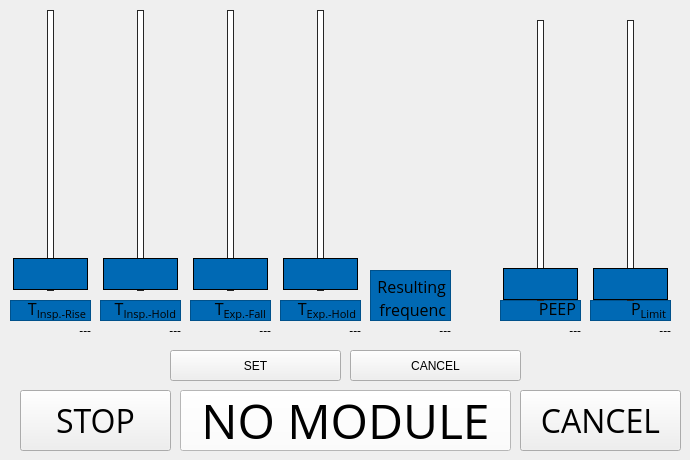
     <widget class="QWidget" name="MedSettings_tab">
      <property name="sizePolicy">
       <sizepolicy hsizetype="Expanding" vsizetype="Expanding">
        <horstretch>0</horstretch>
        <verstretch>0</verstretch>
       </sizepolicy>
      </property>
      <property name="styleSheet">
       <string notr="true">border-radius: 3px;
Background-color: #1491CC;
border: 1px solid black;

/*QLabel{ border-radius: 3px;
Background-color: #1491CC;
border: 1px solid black;}

</string>
      </property>
      <attribute name="icon">
       <iconset>
        <normaloff>resources/MedSettings.svg</normaloff>resources/MedSettings.svg</iconset>
      </attribute>
      <attribute name="title">
       <string/>
      </attribute>
      <widget class="QPushButton" name="CancelMedSettingsButton">
       <property name="enabled">
        <bool>true</bool>
       </property>
       <property name="geometry">
        <rect>
         <x>350</x>
         <y>350</y>
         <width>171</width>
         <height>31</height>
        </rect>
       </property>
       <property name="text">
        <string>CANCEL</string>
       </property>
      </widget>
      <widget class="QPushButton" name="SetMedSettingsButton">
       <property name="enabled">
        <bool>true</bool>
       </property>
       <property name="geometry">
        <rect>
         <x>170</x>
         <y>350</y>
         <width>171</width>
         <height>31</height>
        </rect>
       </property>
       <property name="text">
        <string>SET</string>
       </property>
      </widget>
      <widget class="QSlider" name="SliderTInspRise">
       <property name="geometry">
        <rect>
         <x>10</x>
         <y>10</y>
         <width>81</width>
         <height>281</height>
        </rect>
       </property>
       <property name="styleSheet">
        <string notr="true">.QSlider {
}

.QSlider::groove:vertical {
    border: 1px solid #262626;
    width: 5px;
  	 background: rgb(255, 255, 255) ;
    margin: 0 12px;
}

.QSlider::handle:vertical {
    background: rgb(0, 105, 180);
    border: 1px solid rgb(0, 0, 0);
    height: 30px;
    margin: -0px -35px;
}</string>
       </property>
       <property name="maximum">
        <number>1000</number>
       </property>
       <property name="orientation">
        <enum>Qt::Vertical</enum>
       </property>
      </widget>
      <widget class="QTextBrowser" name="PinspText_3">
       <property name="geometry">
        <rect>
         <x>10</x>
         <y>300</y>
         <width>81</width>
         <height>21</height>
        </rect>
       </property>
       <property name="font">
        <font>
         <family>Open Sans</family>
         <pointsize>12</pointsize>
        </font>
       </property>
       <property name="styleSheet">
        <string notr="true">Background-color: rgb(0, 105, 180)</string>
       </property>
       <property name="verticalScrollBarPolicy">
        <enum>Qt::ScrollBarAlwaysOff</enum>
       </property>
       <property name="horizontalScrollBarPolicy">
        <enum>Qt::ScrollBarAlwaysOff</enum>
       </property>
       <property name="undoRedoEnabled">
        <bool>false</bool>
       </property>
       <property name="html">
        <string>&lt;!DOCTYPE HTML PUBLIC &quot;-//W3C//DTD HTML 4.0//EN&quot; &quot;http://www.w3.org/TR/REC-html40/strict.dtd&quot;&gt;
&lt;html&gt;&lt;head&gt;&lt;meta name=&quot;qrichtext&quot; content=&quot;1&quot; /&gt;&lt;style type=&quot;text/css&quot;&gt;
p, li { white-space: pre-wrap; }
&lt;/style&gt;&lt;/head&gt;&lt;body style=&quot; font-family:'Open Sans'; font-size:12pt; font-weight:400; font-style:normal;&quot;&gt;
&lt;p align=&quot;right&quot; style=&quot; margin-top:0px; margin-bottom:0px; margin-left:0px; margin-right:0px; -qt-block-indent:0; text-indent:0px;&quot;&gt;T&lt;span style=&quot; vertical-align:sub;&quot;&gt;Insp.-Rise&lt;/span&gt;&lt;/p&gt;
&lt;p align=&quot;right&quot; style=&quot;-qt-paragraph-type:empty; margin-top:0px; margin-bottom:0px; margin-left:0px; margin-right:0px; -qt-block-indent:0; text-indent:0px; vertical-align:sub;&quot;&gt;&lt;br /&gt;&lt;/p&gt;&lt;/body&gt;&lt;/html&gt;</string>
       </property>
       <property name="overwriteMode">
        <bool>false</bool>
       </property>
      </widget>
      <widget class="QTextBrowser" name="fText_3">
       <property name="geometry">
        <rect>
         <x>590</x>
         <y>300</y>
         <width>81</width>
         <height>21</height>
        </rect>
       </property>
       <property name="font">
        <font>
         <family>Open Sans</family>
         <pointsize>12</pointsize>
        </font>
       </property>
       <property name="styleSheet">
        <string notr="true">Background-color: rgb(0, 105, 180)</string>
       </property>
       <property name="verticalScrollBarPolicy">
        <enum>Qt::ScrollBarAlwaysOff</enum>
       </property>
       <property name="horizontalScrollBarPolicy">
        <enum>Qt::ScrollBarAlwaysOff</enum>
       </property>
       <property name="undoRedoEnabled">
        <bool>false</bool>
       </property>
       <property name="html">
        <string>&lt;!DOCTYPE HTML PUBLIC &quot;-//W3C//DTD HTML 4.0//EN&quot; &quot;http://www.w3.org/TR/REC-html40/strict.dtd&quot;&gt;
&lt;html&gt;&lt;head&gt;&lt;meta name=&quot;qrichtext&quot; content=&quot;1&quot; /&gt;&lt;style type=&quot;text/css&quot;&gt;
p, li { white-space: pre-wrap; }
&lt;/style&gt;&lt;/head&gt;&lt;body style=&quot; font-family:'Open Sans'; font-size:12pt; font-weight:400; font-style:normal;&quot;&gt;
&lt;p align=&quot;right&quot; style=&quot; margin-top:0px; margin-bottom:0px; margin-left:0px; margin-right:0px; -qt-block-indent:0; text-indent:0px;&quot;&gt;P&lt;span style=&quot; vertical-align:sub;&quot;&gt;Limit&lt;/span&gt;&lt;/p&gt;
&lt;p align=&quot;right&quot; style=&quot;-qt-paragraph-type:empty; margin-top:0px; margin-bottom:0px; margin-left:0px; margin-right:0px; -qt-block-indent:0; text-indent:0px; vertical-align:sub;&quot;&gt;&lt;br /&gt;&lt;/p&gt;&lt;/body&gt;&lt;/html&gt;</string>
       </property>
       <property name="overwriteMode">
        <bool>false</bool>
       </property>
      </widget>
      <widget class="QTextBrowser" name="TInspText_3">
       <property name="geometry">
        <rect>
         <x>190</x>
         <y>300</y>
         <width>81</width>
         <height>21</height>
        </rect>
       </property>
       <property name="font">
        <font>
         <family>Open Sans</family>
         <pointsize>12</pointsize>
        </font>
       </property>
       <property name="styleSheet">
        <string notr="true">Background-color: rgb(0, 105, 180)</string>
       </property>
       <property name="verticalScrollBarPolicy">
        <enum>Qt::ScrollBarAlwaysOff</enum>
       </property>
       <property name="horizontalScrollBarPolicy">
        <enum>Qt::ScrollBarAlwaysOff</enum>
       </property>
       <property name="undoRedoEnabled">
        <bool>false</bool>
       </property>
       <property name="html">
        <string>&lt;!DOCTYPE HTML PUBLIC &quot;-//W3C//DTD HTML 4.0//EN&quot; &quot;http://www.w3.org/TR/REC-html40/strict.dtd&quot;&gt;
&lt;html&gt;&lt;head&gt;&lt;meta name=&quot;qrichtext&quot; content=&quot;1&quot; /&gt;&lt;style type=&quot;text/css&quot;&gt;
p, li { white-space: pre-wrap; }
&lt;/style&gt;&lt;/head&gt;&lt;body style=&quot; font-family:'Open Sans'; font-size:12pt; font-weight:400; font-style:normal;&quot;&gt;
&lt;p align=&quot;right&quot; style=&quot; margin-top:0px; margin-bottom:0px; margin-left:0px; margin-right:0px; -qt-block-indent:0; text-indent:0px;&quot;&gt;&lt;span style=&quot; font-family:'MS Shell Dlg 2';&quot;&gt;T&lt;/span&gt;&lt;span style=&quot; font-family:'MS Shell Dlg 2'; vertical-align:sub;&quot;&gt;Exp.-Fall&lt;/span&gt;&lt;/p&gt;&lt;/body&gt;&lt;/html&gt;</string>
       </property>
       <property name="overwriteMode">
        <bool>false</bool>
       </property>
      </widget>
      <widget class="QTextBrowser" name="PLimitText_3">
       <property name="geometry">
        <rect>
         <x>100</x>
         <y>300</y>
         <width>81</width>
         <height>21</height>
        </rect>
       </property>
       <property name="font">
        <font>
         <family>Open Sans</family>
         <pointsize>12</pointsize>
        </font>
       </property>
       <property name="styleSheet">
        <string notr="true">Background-color: rgb(0, 105, 180)</string>
       </property>
       <property name="verticalScrollBarPolicy">
        <enum>Qt::ScrollBarAlwaysOff</enum>
       </property>
       <property name="horizontalScrollBarPolicy">
        <enum>Qt::ScrollBarAlwaysOff</enum>
       </property>
       <property name="undoRedoEnabled">
        <bool>false</bool>
       </property>
       <property name="html">
        <string>&lt;!DOCTYPE HTML PUBLIC &quot;-//W3C//DTD HTML 4.0//EN&quot; &quot;http://www.w3.org/TR/REC-html40/strict.dtd&quot;&gt;
&lt;html&gt;&lt;head&gt;&lt;meta name=&quot;qrichtext&quot; content=&quot;1&quot; /&gt;&lt;style type=&quot;text/css&quot;&gt;
p, li { white-space: pre-wrap; }
&lt;/style&gt;&lt;/head&gt;&lt;body style=&quot; font-family:'Open Sans'; font-size:12pt; font-weight:400; font-style:normal;&quot;&gt;
&lt;p align=&quot;right&quot; style=&quot; margin-top:0px; margin-bottom:0px; margin-left:0px; margin-right:0px; -qt-block-indent:0; text-indent:0px;&quot;&gt;T&lt;span style=&quot; vertical-align:sub;&quot;&gt;Insp.-Hold&lt;/span&gt;&lt;/p&gt;&lt;/body&gt;&lt;/html&gt;</string>
       </property>
       <property name="overwriteMode">
        <bool>false</bool>
       </property>
      </widget>
      <widget class="QTextBrowser" name="PeepText_3">
       <property name="geometry">
        <rect>
         <x>280</x>
         <y>300</y>
         <width>81</width>
         <height>21</height>
        </rect>
       </property>
       <property name="font">
        <font>
         <family>Open Sans</family>
         <pointsize>12</pointsize>
        </font>
       </property>
       <property name="styleSheet">
        <string notr="true">Background-color: rgb(0, 105, 180)</string>
       </property>
       <property name="verticalScrollBarPolicy">
        <enum>Qt::ScrollBarAlwaysOff</enum>
       </property>
       <property name="horizontalScrollBarPolicy">
        <enum>Qt::ScrollBarAlwaysOff</enum>
       </property>
       <property name="undoRedoEnabled">
        <bool>false</bool>
       </property>
       <property name="html">
        <string>&lt;!DOCTYPE HTML PUBLIC &quot;-//W3C//DTD HTML 4.0//EN&quot; &quot;http://www.w3.org/TR/REC-html40/strict.dtd&quot;&gt;
&lt;html&gt;&lt;head&gt;&lt;meta name=&quot;qrichtext&quot; content=&quot;1&quot; /&gt;&lt;style type=&quot;text/css&quot;&gt;
p, li { white-space: pre-wrap; }
&lt;/style&gt;&lt;/head&gt;&lt;body style=&quot; font-family:'Open Sans'; font-size:12pt; font-weight:400; font-style:normal;&quot;&gt;
&lt;p align=&quot;right&quot; style=&quot; margin-top:0px; margin-bottom:0px; margin-left:0px; margin-right:0px; -qt-block-indent:0; text-indent:0px;&quot;&gt;&lt;span style=&quot; font-family:'MS Shell Dlg 2';&quot;&gt;T&lt;/span&gt;&lt;span style=&quot; font-family:'MS Shell Dlg 2'; vertical-align:sub;&quot;&gt;Exp.-Hold&lt;/span&gt;&lt;/p&gt;&lt;/body&gt;&lt;/html&gt;</string>
       </property>
       <property name="overwriteMode">
        <bool>false</bool>
       </property>
      </widget>
      <widget class="QTextBrowser" name="RampText_3">
       <property name="geometry">
        <rect>
         <x>500</x>
         <y>300</y>
         <width>81</width>
         <height>21</height>
        </rect>
       </property>
       <property name="font">
        <font>
         <family>Open Sans</family>
         <pointsize>12</pointsize>
        </font>
       </property>
       <property name="styleSheet">
        <string notr="true">Background-color: rgb(0, 105, 180)</string>
       </property>
       <property name="verticalScrollBarPolicy">
        <enum>Qt::ScrollBarAlwaysOff</enum>
       </property>
       <property name="horizontalScrollBarPolicy">
        <enum>Qt::ScrollBarAlwaysOff</enum>
       </property>
       <property name="undoRedoEnabled">
        <bool>false</bool>
       </property>
       <property name="html">
        <string>&lt;!DOCTYPE HTML PUBLIC &quot;-//W3C//DTD HTML 4.0//EN&quot; &quot;http://www.w3.org/TR/REC-html40/strict.dtd&quot;&gt;
&lt;html&gt;&lt;head&gt;&lt;meta name=&quot;qrichtext&quot; content=&quot;1&quot; /&gt;&lt;style type=&quot;text/css&quot;&gt;
p, li { white-space: pre-wrap; }
&lt;/style&gt;&lt;/head&gt;&lt;body style=&quot; font-family:'Open Sans'; font-size:12pt; font-weight:400; font-style:normal;&quot;&gt;
&lt;p align=&quot;right&quot; style=&quot; margin-top:0px; margin-bottom:0px; margin-left:0px; margin-right:0px; -qt-block-indent:0; text-indent:0px;&quot;&gt;PEEP&lt;/p&gt;&lt;/body&gt;&lt;/html&gt;</string>
       </property>
       <property name="overwriteMode">
        <bool>false</bool>
       </property>
      </widget>
      <widget class="QSlider" name="SliderTInspHold">
       <property name="geometry">
        <rect>
         <x>100</x>
         <y>10</y>
         <width>81</width>
         <height>281</height>
        </rect>
       </property>
       <property name="styleSheet">
        <string notr="true">.QSlider {
}

.QSlider::groove:vertical {
    border: 1px solid #262626;
    width: 5px;
  	 background: rgb(255, 255, 255) ;
    margin: 0 12px;
}

.QSlider::handle:vertical {
    background: rgb(0, 105, 180);
    border: 1px solid rgb(0, 0, 0);
    height: 30px;
    margin: -0px -35px;
}</string>
       </property>
       <property name="maximum">
        <number>3000</number>
       </property>
       <property name="orientation">
        <enum>Qt::Vertical</enum>
       </property>
      </widget>
      <widget class="QSlider" name="SliderTExpFall">
       <property name="geometry">
        <rect>
         <x>190</x>
         <y>10</y>
         <width>81</width>
         <height>281</height>
        </rect>
       </property>
       <property name="styleSheet">
        <string notr="true">.QSlider {
}

.QSlider::groove:vertical {
    border: 1px solid #262626;
    width: 5px;
  	 background: rgb(255, 255, 255) ;
    margin: 0 12px;
}

.QSlider::handle:vertical {
    background: rgb(0, 105, 180);
    border: 1px solid rgb(0, 0, 0);
    height: 30px;
    margin: -0px -35px;
}</string>
       </property>
       <property name="maximum">
        <number>3000</number>
       </property>
       <property name="orientation">
        <enum>Qt::Vertical</enum>
       </property>
      </widget>
      <widget class="QSlider" name="SliderTExpHold">
       <property name="geometry">
        <rect>
         <x>280</x>
         <y>10</y>
         <width>81</width>
         <height>281</height>
        </rect>
       </property>
       <property name="styleSheet">
        <string notr="true">.QSlider {
}

.QSlider::groove:vertical {
    border: 1px solid #262626;
    width: 5px;
  	 background: rgb(255, 255, 255) ;
    margin: 0 12px;
}

.QSlider::handle:vertical {
    background: rgb(0, 105, 180);
    border: 1px solid rgb(0, 0, 0);
    height: 30px;
    margin: -0px -35px;
}</string>
       </property>
       <property name="maximum">
        <number>3000</number>
       </property>
       <property name="orientation">
        <enum>Qt::Vertical</enum>
       </property>
      </widget>
      <widget class="QSlider" name="SliderPEEP">
       <property name="geometry">
        <rect>
         <x>500</x>
         <y>20</y>
         <width>81</width>
         <height>281</height>
        </rect>
       </property>
       <property name="styleSheet">
        <string notr="true">.QSlider {
}

.QSlider::groove:vertical {
    border: 1px solid #262626;
    width: 5px;
  	 background: rgb(255, 255, 255) ;
    margin: 0 12px;
}

.QSlider::handle:vertical {
    background: rgb(0, 105, 180);
    border: 1px solid rgb(0, 0, 0);
    height: 30px;
    margin: -0px -35px;
}</string>
       </property>
       <property name="maximum">
        <number>10000</number>
       </property>
       <property name="orientation">
        <enum>Qt::Vertical</enum>
       </property>
      </widget>
      <widget class="QSlider" name="SliderPLimit">
       <property name="geometry">
        <rect>
         <x>590</x>
         <y>20</y>
         <width>81</width>
         <height>281</height>
        </rect>
       </property>
       <property name="styleSheet">
        <string notr="true">.QSlider {
}

.QSlider::groove:vertical {
    border: 1px solid #262626;
    width: 5px;
  	 background: rgb(255, 255, 255) ;
    margin: 0 12px;
}

.QSlider::handle:vertical {
    background: rgb(0, 105, 180);
    border: 1px solid rgb(0, 0, 0);
    height: 30px;
    margin: -0px -35px;
}</string>
       </property>
       <property name="maximum">
        <number>60000</number>
       </property>
       <property name="orientation">
        <enum>Qt::Vertical</enum>
       </property>
      </widget>
      <widget class="QLabel" name="SetTInspRise">
       <property name="geometry">
        <rect>
         <x>10</x>
         <y>320</y>
         <width>81</width>
         <height>21</height>
        </rect>
       </property>
       <property name="font">
        <font>
         <family>Open Sans</family>
        </font>
       </property>
       <property name="styleSheet">
        <string notr="true"/>
       </property>
       <property name="text">
        <string>---</string>
       </property>
       <property name="alignment">
        <set>Qt::AlignRight|Qt::AlignTrailing|Qt::AlignVCenter</set>
       </property>
       <property name="openExternalLinks">
        <bool>false</bool>
       </property>
       <property name="textInteractionFlags">
        <set>Qt::LinksAccessibleByMouse|Qt::TextEditable</set>
       </property>
      </widget>
      <widget class="QLabel" name="SetTInspHold">
       <property name="geometry">
        <rect>
         <x>100</x>
         <y>320</y>
         <width>81</width>
         <height>21</height>
        </rect>
       </property>
       <property name="font">
        <font>
         <family>Open Sans</family>
        </font>
       </property>
       <property name="styleSheet">
        <string notr="true"/>
       </property>
       <property name="text">
        <string>---</string>
       </property>
       <property name="alignment">
        <set>Qt::AlignRight|Qt::AlignTrailing|Qt::AlignVCenter</set>
       </property>
       <property name="openExternalLinks">
        <bool>false</bool>
       </property>
       <property name="textInteractionFlags">
        <set>Qt::LinksAccessibleByMouse|Qt::TextEditable</set>
       </property>
      </widget>
      <widget class="QLabel" name="SetTExpFall">
       <property name="geometry">
        <rect>
         <x>190</x>
         <y>320</y>
         <width>81</width>
         <height>21</height>
        </rect>
       </property>
       <property name="font">
        <font>
         <family>Open Sans</family>
        </font>
       </property>
       <property name="styleSheet">
        <string notr="true"/>
       </property>
       <property name="text">
        <string>---</string>
       </property>
       <property name="alignment">
        <set>Qt::AlignRight|Qt::AlignTrailing|Qt::AlignVCenter</set>
       </property>
       <property name="openExternalLinks">
        <bool>false</bool>
       </property>
       <property name="textInteractionFlags">
        <set>Qt::LinksAccessibleByMouse|Qt::TextEditable</set>
       </property>
      </widget>
      <widget class="QLabel" name="SetTExpHold">
       <property name="geometry">
        <rect>
         <x>280</x>
         <y>320</y>
         <width>81</width>
         <height>21</height>
        </rect>
       </property>
       <property name="font">
        <font>
         <family>Open Sans</family>
        </font>
       </property>
       <property name="styleSheet">
        <string notr="true"/>
       </property>
       <property name="text">
        <string>---</string>
       </property>
       <property name="alignment">
        <set>Qt::AlignRight|Qt::AlignTrailing|Qt::AlignVCenter</set>
       </property>
       <property name="openExternalLinks">
        <bool>false</bool>
       </property>
       <property name="textInteractionFlags">
        <set>Qt::LinksAccessibleByMouse|Qt::TextEditable</set>
       </property>
      </widget>
      <widget class="QLabel" name="SetPeepLabel">
       <property name="geometry">
        <rect>
         <x>500</x>
         <y>320</y>
         <width>81</width>
         <height>21</height>
        </rect>
       </property>
       <property name="font">
        <font>
         <family>Open Sans</family>
        </font>
       </property>
       <property name="styleSheet">
        <string notr="true"/>
       </property>
       <property name="text">
        <string>---</string>
       </property>
       <property name="alignment">
        <set>Qt::AlignRight|Qt::AlignTrailing|Qt::AlignVCenter</set>
       </property>
       <property name="openExternalLinks">
        <bool>false</bool>
       </property>
       <property name="textInteractionFlags">
        <set>Qt::LinksAccessibleByMouse|Qt::TextEditable</set>
       </property>
      </widget>
      <widget class="QLabel" name="setPLimitLabel">
       <property name="geometry">
        <rect>
         <x>590</x>
         <y>320</y>
         <width>81</width>
         <height>21</height>
        </rect>
       </property>
       <property name="font">
        <font>
         <family>Open Sans</family>
        </font>
       </property>
       <property name="styleSheet">
        <string notr="true"/>
       </property>
       <property name="text">
        <string>---</string>
       </property>
       <property name="alignment">
        <set>Qt::AlignRight|Qt::AlignTrailing|Qt::AlignVCenter</set>
       </property>
       <property name="openExternalLinks">
        <bool>false</bool>
       </property>
       <property name="textInteractionFlags">
        <set>Qt::LinksAccessibleByMouse|Qt::TextEditable</set>
       </property>
      </widget>
      <widget class="QPushButton" name="CancelButton">
       <property name="enabled">
        <bool>true</bool>
       </property>
       <property name="geometry">
        <rect>
         <x>520</x>
         <y>390</y>
         <width>161</width>
         <height>61</height>
        </rect>
       </property>
       <property name="font">
        <font>
         <family>Open Sans</family>
         <pointsize>24</pointsize>
         <strikeout>false</strikeout>
        </font>
       </property>
       <property name="text">
        <string>CANCEL</string>
       </property>
      </widget>
      <widget class="QPushButton" name="StopButton">
       <property name="enabled">
        <bool>true</bool>
       </property>
       <property name="geometry">
        <rect>
         <x>20</x>
         <y>390</y>
         <width>151</width>
         <height>61</height>
        </rect>
       </property>
       <property name="font">
        <font>
         <family>Open Sans</family>
         <pointsize>24</pointsize>
        </font>
       </property>
       <property name="text">
        <string>STOP</string>
       </property>
      </widget>
      <widget class="QPushButton" name="StartButton">
       <property name="enabled">
        <bool>true</bool>
       </property>
       <property name="geometry">
        <rect>
         <x>180</x>
         <y>390</y>
         <width>331</width>
         <height>61</height>
        </rect>
       </property>
       <property name="font">
        <font>
         <family>Open Sans</family>
         <pointsize>36</pointsize>
        </font>
       </property>
       <property name="styleSheet">
        <string notr="true">Background-color: rgb(255, 255, 255)</string>
       </property>
       <property name="text">
        <string>NO MODULE</string>
       </property>
      </widget>
      <widget class="QLabel" name="ResultingFreqLabel">
       <property name="geometry">
        <rect>
         <x>370</x>
         <y>320</y>
         <width>81</width>
         <height>21</height>
        </rect>
       </property>
       <property name="font">
        <font>
         <family>Open Sans</family>
        </font>
       </property>
       <property name="styleSheet">
        <string notr="true"/>
       </property>
       <property name="text">
        <string>---</string>
       </property>
       <property name="alignment">
        <set>Qt::AlignRight|Qt::AlignTrailing|Qt::AlignVCenter</set>
       </property>
       <property name="openExternalLinks">
        <bool>false</bool>
       </property>
       <property name="textInteractionFlags">
        <set>Qt::LinksAccessibleByMouse|Qt::TextEditable</set>
       </property>
      </widget>
      <widget class="QTextBrowser" name="textBrowser">
       <property name="geometry">
        <rect>
         <x>370</x>
         <y>270</y>
         <width>81</width>
         <height>51</height>
        </rect>
       </property>
       <property name="font">
        <font>
         <family>Open Sans</family>
         <pointsize>12</pointsize>
        </font>
       </property>
       <property name="styleSheet">
        <string notr="true">Background-color: rgb(0, 105, 180)</string>
       </property>
       <property name="verticalScrollBarPolicy">
        <enum>Qt::ScrollBarAlwaysOff</enum>
       </property>
       <property name="horizontalScrollBarPolicy">
        <enum>Qt::ScrollBarAlwaysOff</enum>
       </property>
       <property name="undoRedoEnabled">
        <bool>false</bool>
       </property>
       <property name="html">
        <string>&lt;!DOCTYPE HTML PUBLIC &quot;-//W3C//DTD HTML 4.0//EN&quot; &quot;http://www.w3.org/TR/REC-html40/strict.dtd&quot;&gt;
&lt;html&gt;&lt;head&gt;&lt;meta name=&quot;qrichtext&quot; content=&quot;1&quot; /&gt;&lt;style type=&quot;text/css&quot;&gt;
p, li { white-space: pre-wrap; }
&lt;/style&gt;&lt;/head&gt;&lt;body style=&quot; font-family:'Open Sans'; font-size:12pt; font-weight:400; font-style:normal;&quot;&gt;
&lt;p align=&quot;right&quot; style=&quot; margin-top:0px; margin-bottom:0px; margin-left:0px; margin-right:0px; -qt-block-indent:0; text-indent:0px;&quot;&gt;&lt;span style=&quot; font-family:'MS Shell Dlg 2';&quot;&gt;Resulting &lt;/span&gt;&lt;/p&gt;
&lt;p align=&quot;right&quot; style=&quot; margin-top:0px; margin-bottom:0px; margin-left:0px; margin-right:0px; -qt-block-indent:0; text-indent:0px;&quot;&gt;&lt;span style=&quot; font-family:'MS Shell Dlg 2';&quot;&gt;frequency&lt;/span&gt;&lt;/p&gt;&lt;/body&gt;&lt;/html&gt;</string>
       </property>
       <property name="overwriteMode">
        <bool>false</bool>
       </property>
      </widget>
     </widget>
